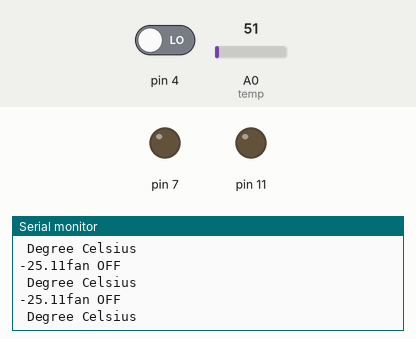
Recording of a sketch running on a simulated Arduino Uno, built with avr-gcc and run on an emulated ATmega328P. On the bench: output pins drawn as LEDs (lit = HIGH), the last lines printed to the serial monitor. The inputs (shaded band) are chosen by the test bench; at power-on: A0 (temp) = 51, pin 4 LOW.

Above: at 1.2 s.
1.3 s: A0 (temp) set to 94
At 2.1 s:
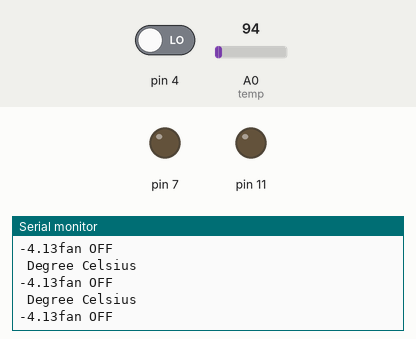
4.3 s: A0 (temp) set to 111
At 5.0 s:
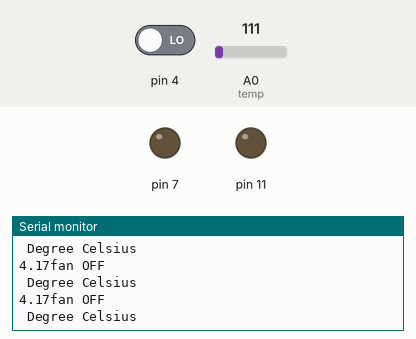
Timing chart, 0 to 7.3 s (numbered marks = the images above; inputs shaded):
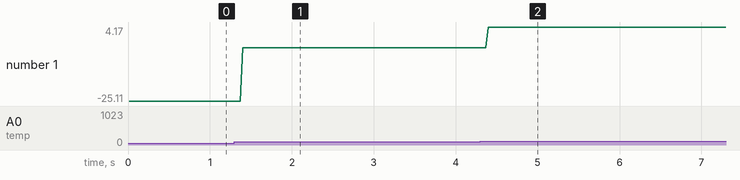

Measured:
- the behaviour switches between 102 and 103 on A0 (temp) (found by bisection; images 1 and 2)
- after the input at 1.3 s, the serial monitor: prints a new line after 0.10 s (image 1)
- after the input at 4.3 s, the serial monitor: prints a new line after 0.10 s (image 2)
- plotted number 1: -25.11 → -4.13 after the input at 1.3 s, -4.13 → 4.17 after the input at 4.3 s

The sketch:

Thinkercad_project1.ino
```cpp
int temp = A0;
void setup() {
  Serial.begin(9600);
  pinMode(7,OUTPUT);
  pinMode(4,INPUT);
  pinMode(11,OUTPUT);

}

void loop() {
  int temp_adc_val;
  float temp_val;
  int pir=digitalRead(4);

  temp_adc_val = analogRead(temp);
  temp_val = (temp_adc_val * 4.88);
  temp_val = ((temp_val/10)-50);
  Serial.print(" Degree Celsius\n");
  Serial.print(temp_val);
  if(temp_val>=25 && pir==1)
  {
    digitalWrite(11,HIGH);
    digitalWrite(7,HIGH);
    Serial.println("fanON");
  }
  else
  {
    digitalWrite(11,LOW);
    digitalWrite(7,LOW);
    Serial.println("fan OFF");
  }
}
```
